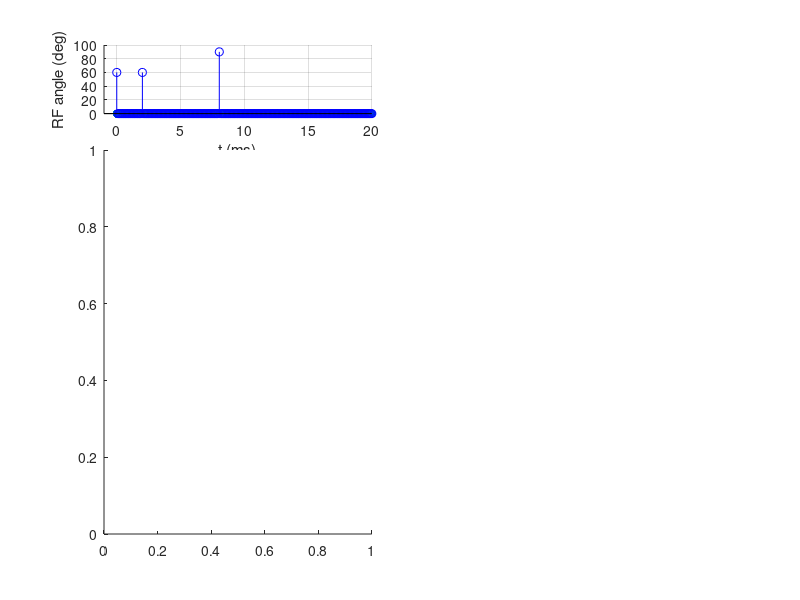

This figure's MATLAB source: (Note: this script raises an error after producing the figure.)
% % function simEchoes()
% % % % IRINA GRIGORESCU
% % % % DATE CREATED: 28-06-2017
% % % % DATE UPDATED: 28-06-2017
% % % % 
% % % % Simulating echoes in a graphical way
% % % % 
% % % % 

% clear all
% close all
addpath ../helpers/

% % % % Choose Yourself:

% % Relaxation Terms:
T1 =   200;
T2 =    30;

% % RF pulses:
% rfa = [60,   90,  90]; % flip angles
% pha = [ 0,    0,   0]; % phase angles
% tau = [ 0,   16,  20]; % time before them
% rfa = [90, 180, 60, 90, 60]; % flip angles
% pha = [ 0,   0,  0,  0,  0]; % phase angles
% tau = [ 0,  10, 15, 15, 20]; % time before them

% % % % % % 1. CPMG Weigel Paper: 
% % % % EVENTS
% rfa = [90, 60, 60, 60, 60]; % flip angles
% pha = [90,  0,  0,  0,  0]; % phase angles
% tau = [ 0,  2,  4,  4,  4]; % time before them
% Npulses = length(rfa);       % how many
% TR  = 1.2 * sum(tau); % total time of simulation
% % % % SPINS:
% N   =  1000;
% dw  =  2.1*pi/(2*pi*min(tau(tau~=0))); % full circle dephasing over 
%                                        % smallest tau
% dws = linspace(-dw, dw, N); % create a population of spins with equally
%                             % distributed off-resonances

% % % % % % % 2. Spin Echo Classic
% % % % EVENTS
% rfa = [90, 180]; % flip angles
% pha = [ 0,  0 ]; % phase angles
% tau = [ 0,  2]; % time before them
% Npulses = length(rfa);       % how many
% TR  = 4 * sum(tau); % total time of simulation
% % % % SPINS:
% N   =  1000;
% dw  =  2.1*pi/(2*pi*min(tau(tau~=0))); % full circle dephasing over 
%                                        % smallest tau
% dws = linspace(-dw, dw, N); % create a population of spins with equally
%                             % distributed off-resonances

% % % % % % % 3. Spin Echo 8 ball - the 2nd 90 produces a spin echo with
% % reduced amplitude
% % % % EVENTS
% rfa = [90,  90]; % flip angles
% pha = [ 90,   90 ]; % phase angles
% tau = [ 0,   2]; % time before them
% Npulses = length(rfa);       % how many
% TR  = 4 * sum(tau); % total time of simulation
% % % % SPINS:
% N   =  1000;
% dw  =  1.09*pi/(2*pi*min(tau(tau~=0))); % full circle dephasing over 
%                                        % smallest tau
% dws = linspace(-dw, dw, N); % create a population of spins with equally
%                             % distributed off-resonances

% % % % % % % 4. Stimulated Echo
% % Magnetization is ?stored? along z-direction 
% % between second and third pulse (so-called ?phase memory?)
% % % % RELAXATION TERMS
% T1 =   200;
% T2 =    30;
% % % % EVENTS
% rfa = [90, 90, 90]; % flip angles
% pha = [ 0,  0,  0 ]; % phase angles
% tau = [ 0,  2, 20]; % time before them
% Npulses = length(rfa);       % how many
% TR  = 2 * sum(tau); % total time of simulation
% % % % SPINS:
% N   =  1000;
% dw  =  1.09*pi/(2*pi*min(tau(tau~=0))); % full circle dephasing over 
%                                        % smallest tau
% dws = linspace(-dw, dw, N); % create a population of spins with equally
%                             % distributed off-resonances

% % % % % % 5. 3 RF PULSES AND 5 ECHOES
% % % RELAXATION TERMS
T1 =   200;
T2 =    80;
% % % EVENTS
rfa = [60, 60, 90]; % flip angles
pha = [ 0,  0,  0 ]; % phase angles
tau = [ 0,  2,  6]; % time before them
Npulses = length(rfa);       % how many
TR  = 2.5 * sum(tau); % total time of simulation
% % % SPINS:
N   =  1000;
dw  =  12.09*pi/(2*pi*min(tau(tau~=0))); % full circle dephasing over 
                                       % smallest tau
dws = linspace(-dw, dw, N); % create a population of spins with equally
                            % distributed off-resonances

                            
% % % % CPMG:
% % rfa = [90, 180, 180, 180, 180, 180]; % flip angles
% % pha = [ 0,   0,   0,   0,   0,   0]; % phase angles
% % tau = [ 0,   5,  10,  10,  10,  10]; % time before them
% % Npulses = length(rfa);       % how many
% % TR  = 1.5 * sum(tau); % total time of simulation

% % % % Carr-Purcell:
% % rfa = [90, 180, 180, 180, 180, 180]; % flip angles
% % pha = [ 0,  90,  90,  90,  90,  90]; % phase angles
% % tau = [ 0,   5,  10,  10,  10,  10]; % time before them
% % Npulses = length(rfa);       % how many
% % TR  = 1.5 * sum(tau); % total time of simulation


%dw  = 0.01;                           
%dws = sqrt(dw).*randn(N,1); % create a population of spins with 
%                           % off-resonances drawn from a normal distribution

%% Create event matrix for plotting
dt  = 0.1; % how finely grained you want your simulation

% Events matrix with:
Tpoints = ceil(TR/dt);
% % % 1 = timepoint | 2 = RF.FA | 3 = RF.PhA
RFevents = zeros(3, Tpoints);
% Populate event matrix with the timpoints
RFevents(1, :) = linspace(0, TR, Tpoints);
% Populate eventmatrix with the rf pulses and phase angles
for i = 1:Npulses
	RFevents(2, floor(sum(tau(1:i))/dt)+1) =  rfa(i);
    RFevents(3, floor(sum(tau(1:i))/dt)+1) =  pha(i);
end

% Plot their evolution in time
M   = repmat([0 0 1]', 1, N);    % The m vectors
% separatingSpins = linspace(-0.5, 0.5, N);
% The 0,0,0 -> Mxyz lines
MLines = zeros(3, 2*N);
% MLines(3, 1:2:end) = positZ(:); % start coordinate
MLines(:, 2:2:end) = M(:, :);   % end   coordinate

% Figure
figure('Position', [10,10,1200,800])
nr = 5; nc = 11;
eventsPos = [ 1,  5]; % event matrix
signalPos = [ 7, 11]; % signal
simul3DPos = [  12, 49]; % the 3D view 
simul2DPos = [  18, 54]; % the 2D projection view

% Events
subplot(nr,nc,eventsPos)
scatter(RFevents(1,:), RFevents(3,:), 'ro', 'filled'), hold on % phase angles
stem(   RFevents(1,:), RFevents(2,:), 'b')
grid on
xlim([-1, TR])
ylabel('RF angle (deg)')
xlabel('t (ms)')

% Magnetic moments (the 3D plot)
subplot(nr,nc,simul3DPos)
c = linspace(1,2,N); % % Colors for the magnetic moments tips
axisl = 1.1;
createAxis(axisl);
axis square; %xlim([-1 1]); ylim([-1 1]); zlim([-1 1]); 
view(110, 10); %(110,10)
vecTip3D = scatter3(M(1, :), M(2, :), M(3, :), [], c, 'filled'); hold on
vecLine3D = plot3(MLines(1, :), ...
                  MLines(2, :), ...
                  MLines(3, :), 'k' );

% Magnetic moments (the 2D plot)
subplot(nr,nc,simul2DPos)
plot([0 0], [1 -1], 'k--'), hold on, plot([1 -1], [0 0], 'k--')
vecTip2D = scatter(M(1, :), M(2, :), [], c, 'filled'); hold on
vecLine2D = plot(MLines(1, :), ...
                 MLines(2, :), 'k' );
axis equal
xlim([-axisl axisl]); ylim([-axisl axisl])
xlabel('x') ; ylabel('y'); 
grid on

% Signal
subplot(nr,nc,signalPos)
% Add T2 exponential decay curve
plot(RFevents(1,:), exp(-RFevents(1,:)/T2)), hold on
% Add the RF pulses
stem(RFevents(1,:), RFevents(2,:)~=0, 'k--', 'marker', 'none')
grid on
xlim([-1, TR])
ylim([0, 1])
ylabel('|M_{xy}|')
xlabel('t (ms)')
legend('-e^{-t/T_2}')


pause


for i = 1:Tpoints
    
    % Delete history of vectors
    delete(vecTip3D); delete(vecTip2D); 
    delete(vecLine2D); delete(vecLine3D);
    
    % Plot events
    subplot(nr,nc,eventsPos)
    event = stem(RFevents(1,i), 90, 'k');
    
    % DO RF PULSE
    if RFevents(2,i) ~= 0
        for j = 1:10                        
            % Update the tips during RF Pulse
            Mtemp = Rotz( deg2rad(RFevents(3,i))) * ...
                     Rotx(-deg2rad(RFevents(2,i)*j/10)) * ...
                      Rotz(-deg2rad(RFevents(3,i))) * M;
            % Update the lines during RF Pulse (they always start from 0,0,0)
            MLinesTemp = MLines;
            MLinesTemp(:, 2:2:end) = Mtemp(:, :);  % end   coordinate
                  
            % % % THE 3D plot
            subplot(nr,nc,simul3DPos)
            % Plot the lines
            vecLine3D = plot3(MLinesTemp(1, :), ...
                              MLinesTemp(2, :), ...
                              MLinesTemp(3, :), 'k' );
            vecLine3D.Color(4) = 0.1;
            % Plot the tips
            vecTip3D  = scatter3(Mtemp(1, :), Mtemp(2, :), Mtemp(3, :), ...
                           [], c, 'filled');
            hold on
                       
            % % % THE 2D plot
            subplot(nr,nc,simul2DPos)
            % Plot the lines
            vecLine2D = plot(MLinesTemp(1, :), ...
                             MLinesTemp(2, :), 'k' );
            vecLine2D.Color(4) = 0.1;
            % Plot the tips
            vecTip2D = scatter(Mtemp(1, :), Mtemp(2, :), ...
                               [], c, 'filled');
            
            pause(0.1)
            delete(vecTip3D); delete(vecTip2D); 
            delete(vecLine2D); delete(vecLine3D);
        end
        % Update the tips
        M = Rotz( deg2rad(RFevents(3,i))) * ...
                Rotx(-deg2rad(RFevents(2,i))) * ...
                    Rotz(-deg2rad(RFevents(3,i))) * M ;
        % Update the lines (they always start from 0,0,0)
        MLines(:, 2:2:end) = M(:, :);  % end   coordinate
    else
	% DEPHASE if not RF pulse events
        % Start dephasing for all magnetic moment vectors
        for j = 1:N
            % Update the tips
            M(:, j) = Drel(dt, T1, T2) * ...
                      Rotz(-2*pi*dt*dws(j)) * M(:, j) + ...
                      Drelz(dt, T1, 1);
            % Update the lines (they always start from 0,0,0)
            MLines(:, 2:2:end) = M(:, :);  % end   coordinate
        end
    end
    
    % % % The 3D plot
    subplot(nr,nc,simul3DPos)
    % Plot the lines
    vecLine3D = plot3(MLines(1, :), ...
                      MLines(2, :), ...
                      MLines(3, :), 'k' );
	vecLine3D.Color(4) = 0.1;
	% Plot the tips
    vecTip3D  = scatter3(M(1, :), M(2, :), M(3, :), ...
                         [], c, 'filled'); 
    hold on

    % % % The 2D plot
    subplot(nr,nc,simul2DPos)
    % Plot the lines
    vecLine2D = plot(MLines(1, :), ...
                     MLines(2, :), 'k' );
    vecLine2D.Color(4) = 0.1;
    % Plot the tips
    vecTip2D = scatter(M(1, :), M(2, :), [], c, 'filled');
    
    % Signal
    subplot(nr,nc,signalPos)
    scatter(RFevents(1,i), sqrt((sum(M(1,:))./N).^2 + ...
                                (sum(M(2,:))./N).^2), 'k.')

    hold on
    grid on
    xlim([0, TR])
    
    % delets
    pause(0.0001)
    delete(event)
    
end

% % % end % FUNCTION END

